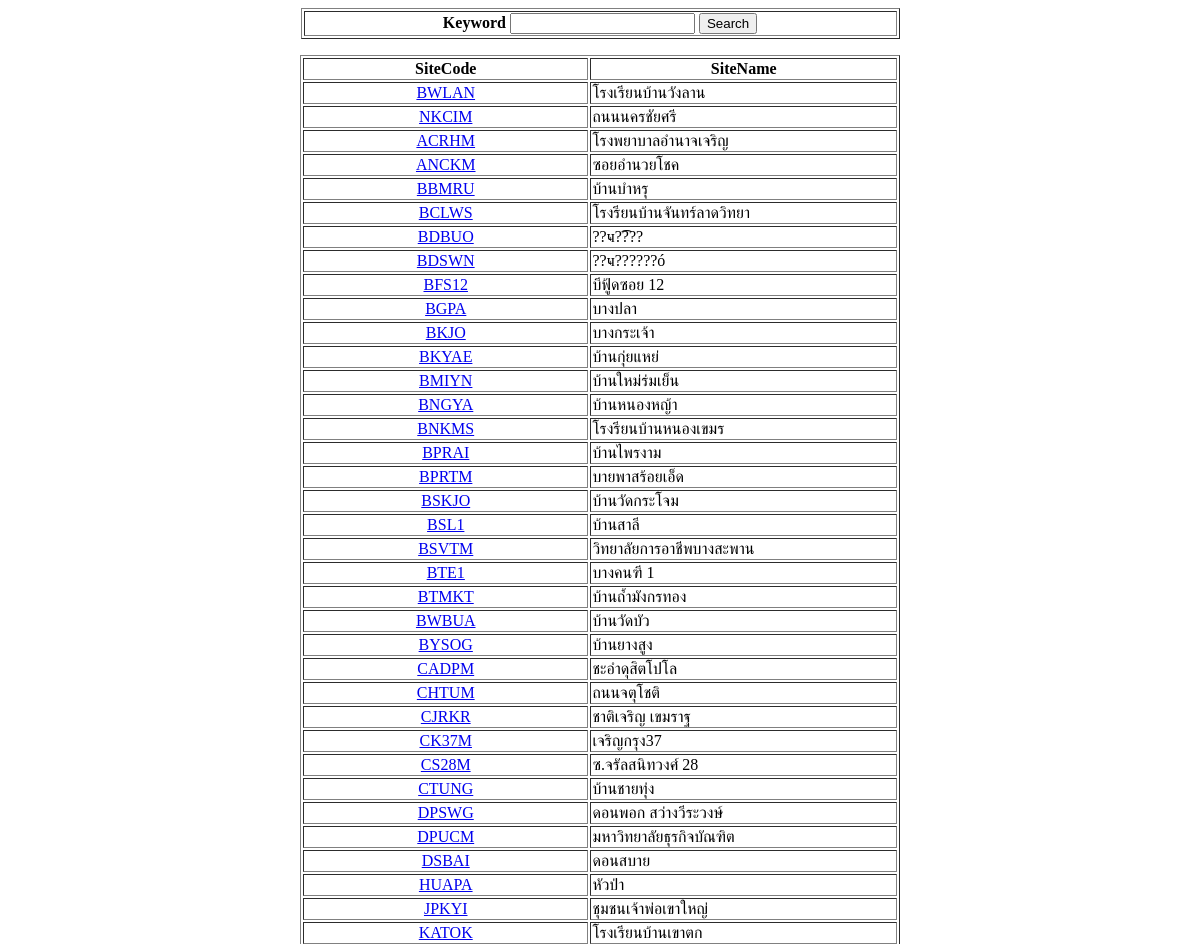
/getDataSite4.php (upper part), run on an earlier commit of the app's database.
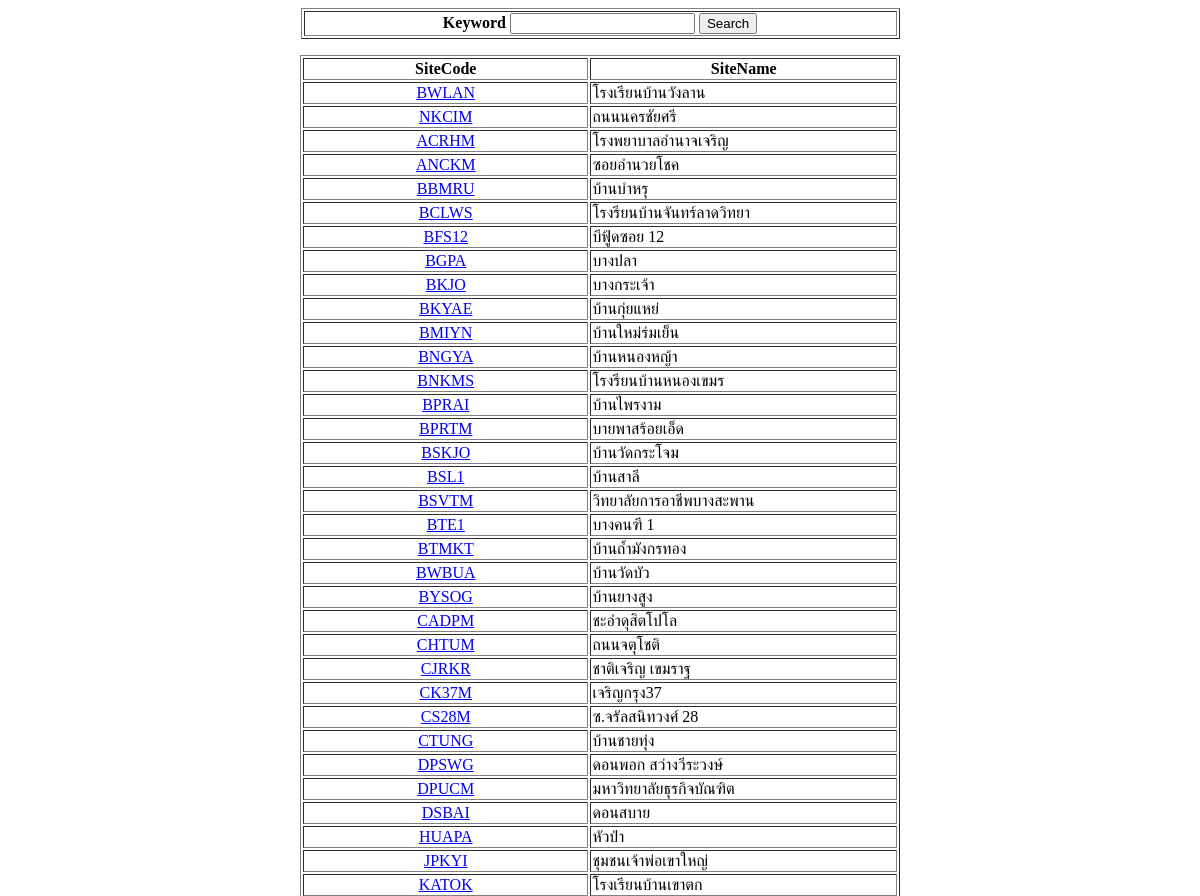
And on a later commit of the database.
### tables this page shows
CREATE TABLE `site` (
  `SiteCode` varchar(10) NOT NULL,
  `SiteName` varchar(50) DEFAULT NULL,
  `SiteTypeID` varchar(10) NOT NULL,
  `EmID` varchar(13) NOT NULL
);

### getDataSite4.php (the view, shortened to what this page needs)
<html>
<head>
</head>
<body>
<form name="frmSearch" method="post" action="<?php echo htmlentities($_SERVER['PHP_SELF']); ?>">
  <div align="center">
    <table width="599" border="1">
      <tr>
        <th>Keyword
        <input name="txtKeyword" type="text" id="txtKeyword" value="" >
        <input type="submit" value="Search"></th>
      </tr>
    </table>
  </div>
</form>
<div align="center">
<?php
  if(empty($_POST['txtKeyword'])){
	$strSQL = "SELECT * FROM `site`";
	}else{
	$strSQL = "SELECT * FROM `site` WHERE `SiteName` LIKE '%{$_POST['txtKeyword']}%'";
	}
	$objQuery = mysql_query($strSQL) or die ("Error Query [".$strSQL."]");
	$records = mysql_num_rows($objQuery);
	if($records>0){
?>
<table width="600" border="1">
  <tr>
    <th width="91"> <div align="center">SiteCode</div></th>
    <th width="98"> <div align="center">SiteName</div></th>
  </tr>
<?php
while($objResult = mysql_fetch_array($objQuery))
{
?>
  <tr>
    <td><div align="center"><a href="#" OnClick="selData('<?php echo $objResult["SiteCode"];?>',
														 '<?php echo $objResult["SiteName"];?>')
														 ;">
	<?php echo $objResult["SiteCode"];?>
	</a></div></td>
    <td><?php echo $objResult["SiteName"]; ?></td>
  </tr>
<?php
}
?>
</table>
<?php
		}else{
			echo "ไม่พบข้อมูล";
		}
?>
</div>
</body>
</html>

What changed in the data, as far as the page shows it:
removed site: SiteCode "BDBUO", SiteName "??ҹ?͡???"
removed site: SiteCode "BDSWN", SiteName "??ҹ??????ó"
